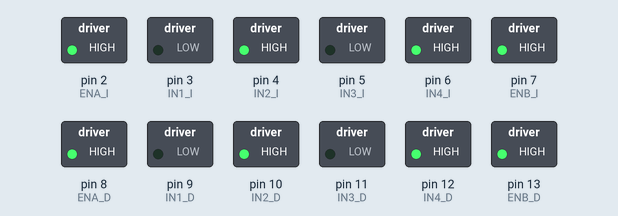
Recording of a sketch running on a simulated Arduino Uno, built with avr-gcc and run on an emulated ATmega328P. On the bench: switched loads named in the sketch (green lamp = pin HIGH).

Above: at 4.5 s.
At 7.5 s:
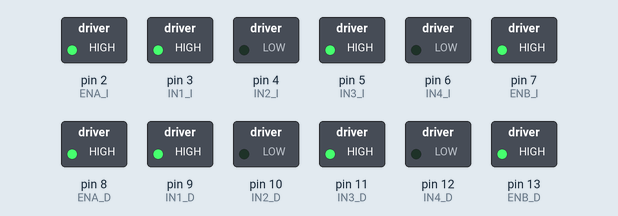
At 10.5 s:
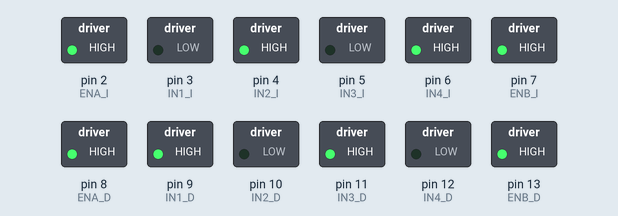
At 13.5 s:
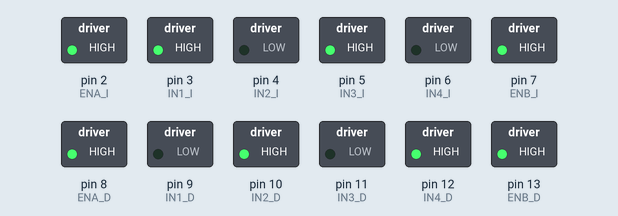
Timing chart, 0 to 16.8 s (numbered marks = the images above):
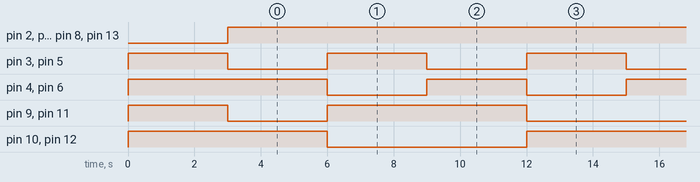

The sketch:

Robot_Maxwell_MEGA.ino
```cpp
//---Configuracion Pines Motor Izquierdo
int ENA_I=2;
int IN1_I=3;
int IN2_I=4;
int IN3_I=5;
int IN4_I=6;
int ENB_I=7;
//---Configuracion Pines Motor Derecho
int ENA_D=8;
int IN1_D=9;
int IN2_D=10;
int IN3_D=11;
int IN4_D=12;
int ENB_D=13;


void setup()
{
  pinMode(ENA_I, OUTPUT);
  pinMode(ENB_I, OUTPUT);
  pinMode(IN1_I, OUTPUT);
  pinMode(IN2_I, OUTPUT);
  pinMode(IN3_I, OUTPUT);
  pinMode(IN4_I, OUTPUT);

  pinMode(ENA_D, OUTPUT);
  pinMode(ENB_D, OUTPUT);
  pinMode(IN1_D, OUTPUT);
  pinMode(IN2_D, OUTPUT);
  pinMode(IN3_D, OUTPUT);
  pinMode(IN4_D, OUTPUT);


  analogWrite(ENA_I, 0);
  analogWrite(ENB_I, 0);
  analogWrite(ENA_D, 0);
  analogWrite(ENB_D, 0);

  digitalWrite(IN1_D, 1);
  digitalWrite(IN2_D, 1);
  digitalWrite(IN3_D, 1);
  digitalWrite(IN4_D, 1);

  digitalWrite(IN1_I, 1);
  digitalWrite(IN2_I, 1);
  digitalWrite(IN3_I, 1);
  digitalWrite(IN4_I, 1);
  delay(3000);
}


void loop()
{
  adelante();
  delay(3000);
  atras();
  delay(3000);
  izquierda();
  delay(3000);
  derecha();
  delay(3000);
}

void adelante(){
  analogWrite(ENA_I, 150);
  analogWrite(ENB_I, 150);
  digitalWrite(IN1_I, 0);
  digitalWrite(IN2_I, 1);
  digitalWrite(IN3_I, 0);
  digitalWrite(IN4_I, 1);

  analogWrite(ENA_D, 150);
  analogWrite(ENB_D, 150);
  digitalWrite(IN1_D, 0);
  digitalWrite(IN2_D, 1);
  digitalWrite(IN3_D, 0);
  digitalWrite(IN4_D, 1);
}

void atras(){
  analogWrite(ENA_I, 150);
  analogWrite(ENB_I, 150);
  digitalWrite(IN1_I, 1);
  digitalWrite(IN2_I, 0);
  digitalWrite(IN3_I, 1);
  digitalWrite(IN4_I, 0);

  analogWrite(ENA_D, 150);
  analogWrite(ENB_D, 150);
  digitalWrite(IN1_D, 1);
  digitalWrite(IN2_D, 0);
  digitalWrite(IN3_D, 1);
  digitalWrite(IN4_D, 0);
}

void izquierda(){
  analogWrite(ENA_I, 255);
  analogWrite(ENB_I, 255);
  digitalWrite(IN1_I, 0);
  digitalWrite(IN2_I, 1);
  digitalWrite(IN3_I, 0);
  digitalWrite(IN4_I, 1);

  analogWrite(ENA_D, 255);
  analogWrite(ENB_D, 255);
  digitalWrite(IN1_D, 1);
  digitalWrite(IN2_D, 0);
  digitalWrite(IN3_D, 1);
  digitalWrite(IN4_D, 0);
}

void derecha(){
  analogWrite(ENA_D, 255);
  analogWrite(ENB_D, 255);
  digitalWrite(IN1_D, 0);
  digitalWrite(IN2_D, 1);
  digitalWrite(IN3_D, 0);
  digitalWrite(IN4_D, 1);

  analogWrite(ENA_I, 255);
  analogWrite(ENB_I, 255);
  digitalWrite(IN1_I, 1);
  digitalWrite(IN2_I, 0);
  digitalWrite(IN3_I, 1);
  digitalWrite(IN4_I, 0);
}
```

Measured:
- by itself, pin 2 (ENA_I), pin 7 (ENB_I), pin 8 (ENA_D), pin 13 (ENB_D): LOW → HIGH at 3.0 s
- by itself, pin 3 (IN1_I), pin 4 (IN2_I), pin 5 (IN3_I), pin 6 (IN4_I): alternates HIGH for 3.0 s and LOW for 3.0 s
- by itself, pin 9 (IN1_D), pin 11 (IN3_D): repeats every 12.0 s: HIGH 6.0 s, LOW 6.0 s
- by itself, pin 10 (IN2_D), pin 12 (IN4_D): alternates HIGH for 6.0 s and LOW for 6.0 s
